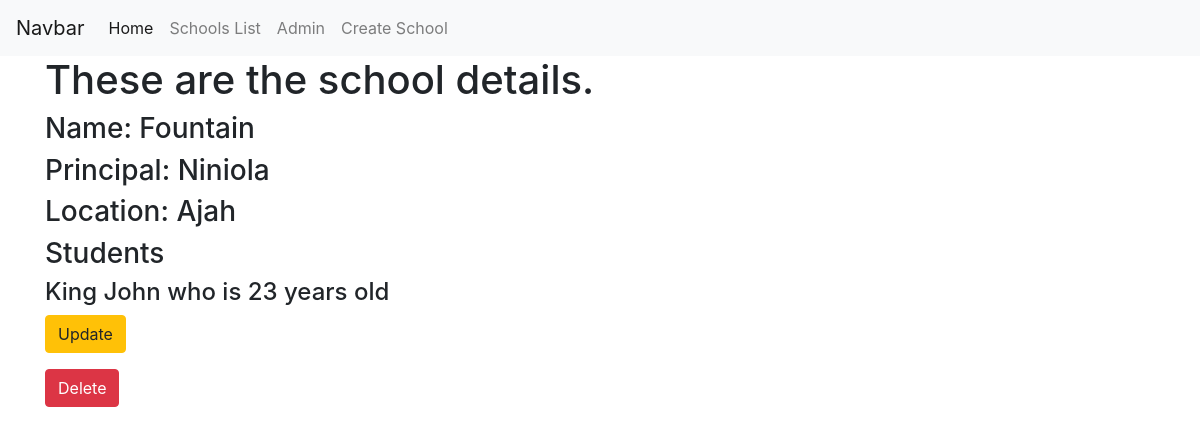
/cbv_app/school_detail/2/, run on the app's committed database.
### cbv_app/models.py (models this page shows, shortened)
class School(models.Model):
    name = models.CharField(max_length=200)
    principal = models.CharField(max_length=40)
    location = models.CharField(max_length=100)

class Student(models.Model):
    name = models.CharField(max_length=100)
    age = models.PositiveIntegerField()
    school = models.ForeignKey(School, related_name='students', on_delete=models.CASCADE)

### cbv_app/views.py (the view)
# urls.py: path('school_detail/<int:pk>/', SchoolDetailView.as_view(), name='detail'),
class SchoolDetailView(DetailView):
    model = School

### cbv_app/templates/cbv_app/school_detail.html
<!DOCTYPE html>
{% extends 'cbv_app/base.html' %}
{% block body_block %}
    <h1>These are the school details.</h1>
    <h3>Name: {{object.name}}</h3>
    <h3>Principal: {{object.principal}}</h3>
    <h3>Location: {{object.location}}</h3>
    <h3>Students</h3>
    {% for student in object.students.all %}
        <h4>{{student.name}} who is {{student.age}} years old</h4>
    {% endfor %}
    <p><a class="btn btn-warning" href="{% url 'update' object.pk %}">Update</a></p>
    <a class="btn btn-danger" href="{% url 'delete' object.pk %}">Delete</a>
{% endblock %}

### data on the page
School: name "Fountain", principal "Niniola", location "Ajah"
Student: name "King John", age "23"
